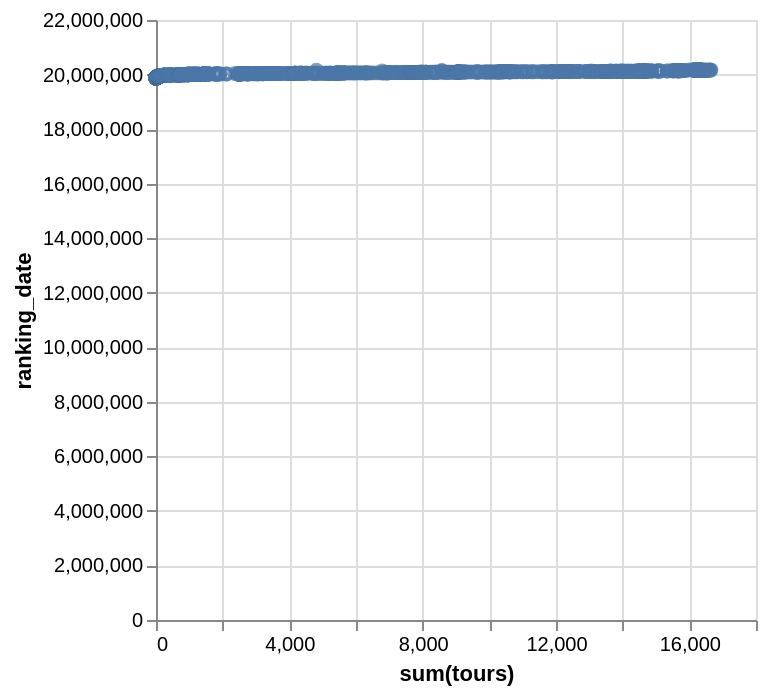

Describe this chart as a Vega-Lite specification.
### Vega-Lite specification from a JSON file in a GitHub repository (floating-point values rounded to 4 significant figures; data arrays with more than 128 entries replaced by an {"elided": "..."} marker saying what was removed)
{"data": {"values": {"elided": "1504 records"}}, "mark": "point", "encoding": {"x": {"field": "x_data", "type": "quantitative", "title": "sum(tours)"}, "y": {"field": "y_data", "type": "quantitative", "title": "ranking_date"}}}
